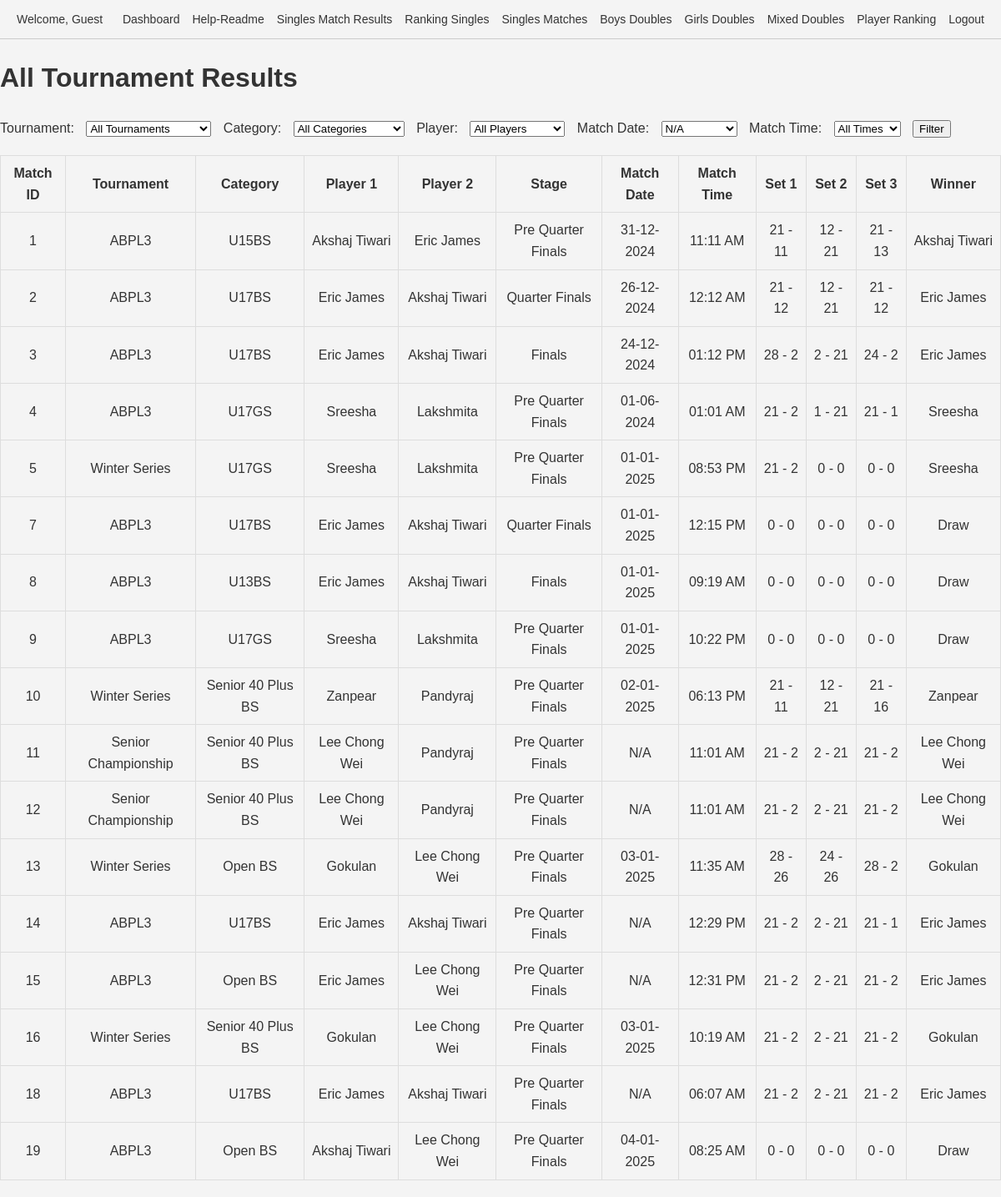
The app's page /results.php, older data.
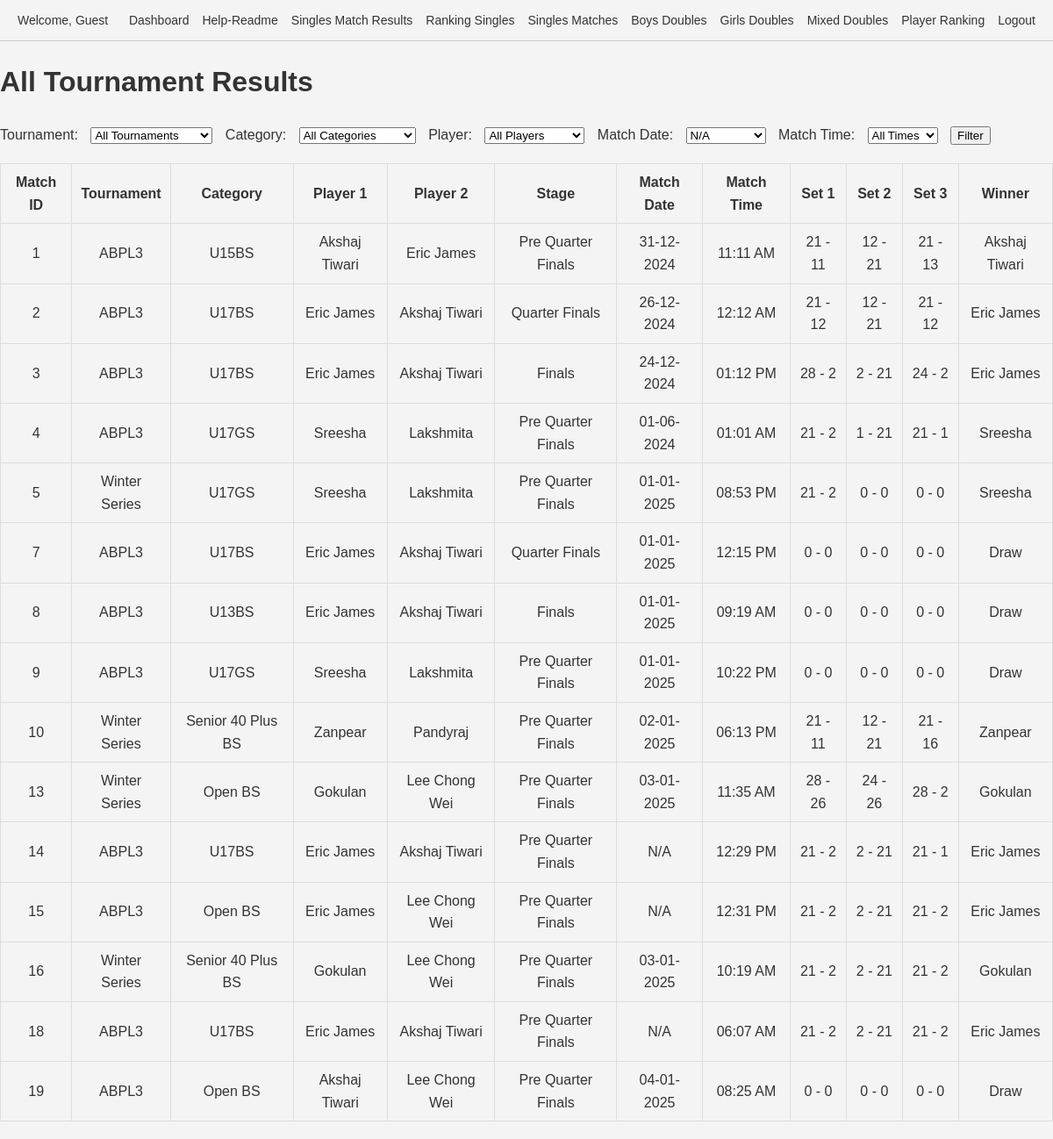
The same page, newer data.
### tables this page shows
CREATE TABLE `matches` (
  `id` int(11) NOT NULL,
  `tournament_id` int(11) NOT NULL,
  `category_id` int(11) NOT NULL,
  `pool` enum('A','B') DEFAULT NULL,
  `player1_id` int(11) DEFAULT NULL,
  `player2_id` int(11) DEFAULT NULL,
  `pre_quarter` tinyint(1) DEFAULT 0,
  `quarter` tinyint(1) DEFAULT 0,
  `semi` tinyint(1) DEFAULT 0,
  `final` tinyint(1) DEFAULT 0,
  `set1_player1_points` int(11) DEFAULT 0,
  `set1_player2_points` int(11) DEFAULT 0,
  `set2_player1_points` int(11) DEFAULT 0,
  `set2_player2_points` int(11) DEFAULT 0,
  `set3_player1_points` int(11) DEFAULT 0,
  `set3_player2_points` int(11) DEFAULT 0,
  `created_by` int(11) DEFAULT NULL,
  `stage` varchar(22) NOT NULL,
  `match_date` date DEFAULT NULL,
  `match_time` varchar(255) NOT NULL,
  `date` date DEFAULT NULL,
  `team1_player1_id` int(11) NOT NULL DEFAULT 0,
  `team1_player2_id` int(11) NOT NULL DEFAULT 0,
  `team2_player1_id` int(11) DEFAULT 0,
  `team2_player2_id` int(11) DEFAULT 0,
  `set1_team1_points` int(11) NOT NULL DEFAULT 0,
  `set1_team2_points` int(11) DEFAULT 0,
  `set2_team1_points` int(11) DEFAULT 0,
  `set2_team2_points` int(11) DEFAULT 0,
  `set3_team1_points` int(11) DEFAULT 0,
  `set3_team2_points` int(11) DEFAULT 0,
  `player3_id` int(11) DEFAULT NULL,
  `player4_id` int(11) DEFAULT NULL
);

CREATE TABLE `tournaments` (
  `id` int(11) NOT NULL,
  `name` varchar(255) NOT NULL,
  `created_by` int(11) DEFAULT NULL,
  `year` int(11) NOT NULL DEFAULT year(curdate())
);

CREATE TABLE `categories` (
  `id` int(11) NOT NULL,
  `name` varchar(255) NOT NULL,
  `created_by` int(11) NOT NULL,
  `age_group` varchar(255) DEFAULT NULL,
  `sex` varchar(10) DEFAULT NULL,
  `type` enum('singles','doubles','mixed doubles') DEFAULT 'singles',
  `tournament_id` int(11) NOT NULL
);

CREATE TABLE `players` (
  `id` int(11) NOT NULL,
  `name` varchar(255) NOT NULL,
  `dob` date NOT NULL,
  `age` int(11) NOT NULL,
  `sex` enum('M','F') NOT NULL,
  `uid` varchar(100) NOT NULL,
  `created_by` int(11) DEFAULT NULL,
  `updated_at` timestamp NULL DEFAULT current_timestamp() ON UPDATE current_timestamp(),
  `category_id` int(11) DEFAULT 1
);

### results.php (the view, shortened to what this page needs)
<?php
include 'header.php';
require_once 'conn.php';
$conn = new mysqli($servername, $username, $password, $dbname);
$match_date = $_GET['match_date'] ?? '';
$dates = $conn->query("SELECT DISTINCT match_date FROM matches ORDER BY match_date");
$query = "
    SELECT
        m.id AS match_id,
        t.name AS tournament_name,
        c.name AS category_name,
        p1.name AS player1_name,
        p2.name AS player2_name,
        m.stage,
        m.match_date,
        m.match_time,
        m.set1_player1_points,
        m.set1_player2_points,
        m.set2_player1_points,
        m.set2_player2_points,
        m.set3_player1_points,
        m.set3_player2_points
    FROM matches m
    INNER JOIN tournaments t ON m.tournament_id = t.id
    INNER JOIN categories c ON m.category_id = c.id
    INNER JOIN players p1 ON m.player1_id = p1.id
    INNER JOIN players p2 ON m.player2_id = p2.id
    WHERE 1=1
";
$query .= " ORDER BY m.id";
$result = $conn->query($query);
?>
<!DOCTYPE html>
<html lang="en">
<head>
</head>
<body>
    <h1>All Tournament Results</h1>
    <form method="get">
        <label for="tournament_id">Tournament:</label>
        <select name="tournament_id" id="tournament_id">
            <option value="">All Tournaments</option>
        </select>
        <label for="category_id">Category:</label>
        <select name="category_id" id="category_id">
            <option value="">All Categories</option>
        </select>
        <label for="player_id">Player:</label>
        <select name="player_id" id="player_id">
            <option value="">All Players</option>
        </select>
        <label for="match_date">Match Date:</label>
        <select name="match_date" id="match_date">
            <?php while ($row = $dates->fetch_assoc()): ?>
                <option value="<?= $row['match_date'] ?>" <?= $match_date == $row['match_date'] ? 'selected' : '' ?>>
                    <?= $row['match_date'] ? date("d-m-Y", strtotime($row['match_date'])) : 'N/A' ?>
                </option>
            <?php endwhile; ?>
        </select>
        <label for="datetime">Match Time:</label>
        <select name="datetime" id="datetime">
            <option value="">All Times</option>
        </select>
        <button type="submit">Filter</button>
    </form>
    <?php if ($result->num_rows > 0): ?>
        <table>
            <tr>
                <th>Match ID</th>
                <th>Tournament</th>
                <th>Category</th>
                <th>Player 1</th>
                <th>Player 2</th>
                <th>Stage</th>
                <th>Match Date</th>
                <th>Match Time</th>
                <th>Set 1</th>
                <th>Set 2</th>
                <th>Set 3</th>
                <th>Winner</th>
            </tr>
            <?php while ($row = $result->fetch_assoc()):
                $p1_total = $row['set1_player1_points'] + $row['set2_player1_points'] + $row['set3_player1_points'];
                $p2_total = $row['set1_player2_points'] + $row['set2_player2_points'] + $row['set3_player2_points'];
                $winner = $p1_total > $p2_total ? $row['player1_name'] : ($p1_total < $p2_total ? $row['player2_name'] : 'Draw');
            ?>
                <tr>
                    <td><?= $row['match_id'] ?></td>
                    <td><?= $row['tournament_name'] ?></td>
                    <td><?= $row['category_name'] ?></td>
                    <td><?= $row['player1_name'] ?></td>
                    <td><?= $row['player2_name'] ?></td>
                    <td><?= $row['stage'] ?></td>
                    <td><?= $row['match_date'] ? date("d-m-Y", strtotime($row['match_date'])) : 'N/A' ?></td>
                    <td><?= $row['match_time'] ? date("h:i A", strtotime($row['match_time'])) : 'N/A' ?></td>
                    <td><?= $row['set1_player1_points'] ?> - <?= $row['set1_player2_points'] ?></td>
                    <td><?= $row['set2_player1_points'] ?> - <?= $row['set2_player2_points'] ?></td>
                    <td><?= $row['set3_player1_points'] ?> - <?= $row['set3_player2_points'] ?></td>
                    <td><?= $winner ?></td>
                </tr>
            <?php endwhile; ?>
        </table>
    <?php else: ?>
        <p>No matches found for the selected filters.</p>
    <?php endif; ?>
</body>
</html>

### header.php (shortened to what this page needs)
<?php
$logged_in_user = isset($_SESSION['username']) ? $_SESSION['username'] : 'Guest';
?>
<!DOCTYPE html>
<html lang="en">
<head>
</head>
<body>
    <div class="header">
        <div class="welcome">
            <span>Welcome, <?= htmlspecialchars($logged_in_user) ?></span>
        </div>
        <div class="links">
            <a href="dashboard.php">Dashboard</a>
            <a href="readme.php">Help-Readme</a>
            <a href="results.php">Singles Match Results</a>
            <a href="ranking_singles.php">Ranking Singles</a>
            <div class="dropdown">
                <a href="#">Singles Matches</a>
            </div>
            <div class="dropdown">
                <a href="#">Boys Doubles</a>
            </div>
            <div class="dropdown">
                <a href="#">Girls Doubles</a>
            </div>
            <div class="dropdown">
                <a href="#">Mixed Doubles</a>
            </div>
            <div class="dropdown">
                <a href="#">Player Ranking</a>
            </div>
            <a href="logout.php">Logout</a>
        </div>
    </div>
</body>
</html>

### header.php (style rules this page uses)
body { margin: 0; padding: 0; font-family: Arial, sans-serif; line-height: 1.5; }
.header { display: flex; justify-content: space-between; align-items: center; background-color: #f4f4f4; padding: 10px 20px; border-bottom: 1px solid #ccc; }
.header .welcome { font-size: 14px; color: #333; }
.header .links { display: flex; gap: 15px; align-items: center; }
.header .links a { text-decoration: none; color: #333; font-size: 14px; }
.dropdown { position: relative; }

### results.php (style rules this page uses)
body { font-family: Arial, sans-serif; line-height: 1.6; background-color: #f4f4f4; color: #333; margin: 0; padding: 0; }
table { width: 100%; border-collapse: collapse; margin: 20px 0; }
th, td { border: 1px solid #ddd; padding: 8px; text-align: center; }
th { background-color: #f4f4f4; }
form { margin-bottom: 20px; }
label, select, button { margin-right: 10px; }

Row changes from the older to the newer data that the page shows:
removed matches: id "11", tournament.name "Senior Championship", category.name "Senior 40 Plus BS", player1.name "Lee Chong Wei", player2.name "Pandyraj", stage "Pre Quarter Finals", shows "N/A", match_time "11:01 AM", set1_player1_points "21", set1_player2_points "2", set2_player1_points "2", set2_player2_points "21", set3_player1_points "21", set3_player2_points "2"
removed matches: id "12", tournament.name "Senior Championship", category.name "Senior 40 Plus BS", player1.name "Lee Chong Wei", player2.name "Pandyraj", stage "Pre Quarter Finals", shows "N/A", match_time "11:01 AM", set1_player1_points "21", set1_player2_points "2", set2_player1_points "2", set2_player2_points "21", set3_player1_points "21", set3_player2_points "2"
